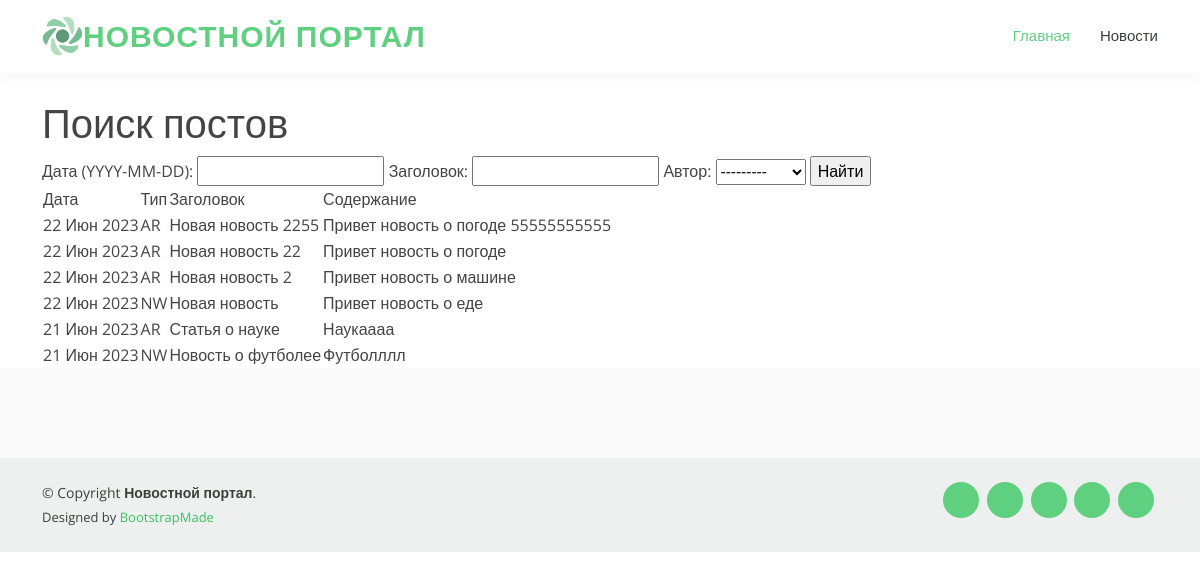
The app's page /news/search/ with its own data.
### news/models.py (models this page shows, shortened)
class Post (models.Model):
    author = models.ForeignKey(Author, on_delete = models.CASCADE)
    article = 'AR'
    new = 'NW'
    POSTS = [
        (article, 'Статья'),
        (new, 'Новость'),
    ]
    post = models.CharField(max_length = 2, choices = POSTS, default = new)
    datatime = models.DateTimeField(auto_now_add = True)
    data = models.DateField (auto_now_add = True)
    category = models.ManyToManyField(Category, through = 'PostCategory')
    title = models.CharField(max_length = 150, default = '')
    text = models.TextField(default = '')
    ratingPost = models.IntegerField(default = 0)

### news/views.py (the view)
# urls.py: path('search/', Search.as_view()),
class Search (ListView):
    model = Post
    template_name = 'search.html'
    context_object_name = 'search'
    queryset = Post.objects.order_by('-id')
    def get_context_data(self, **kwargs):
        context = super().get_context_data(**kwargs)
        context['filter'] = PostFilter(self.request.GET, queryset=self.get_queryset())
        return context

### news/models.py (called while the page is built)
    def __str__(self):
        return f'{self.userAuthor}'

### news/templatetags/custom_filters.py (called while the page is built)
@register.filter(name='censor')
def censor(text):
    if isinstance(text, str):
        stop_word = ['бля','Бля','БЛЯ']
        text_word = text.split()
        text_censor = []
        for word in text_word:
            if word not in stop_word:
                text_censor.append(word)
        return ' '.join(text_censor)
    else:
        raise ValueError(f'{type(text)} не является строкой')

### templates/search.html (shortened to what this page needs)
{% extends 'flatpages/default.html' %}
{% load custom_filters %}
{% block content %}
<h1>Поиск постов </h1>
<form method="GET">
    {{ filter.form }}
    <input type="submit" value="Найти">
</form>
    {% if search %}
        <table>
            <tr>
                <td>
                    Дата
                </td>
                <td>
                    Тип
                </td>
                <td>
                    Заголовок
                </td>
                <td>
                    Содержание
                </td>
            </tr>
            {% for new in filter.qs %}
            <tr>
                <td>
                    {{ new.datatime | date:'d M Y' }}
                </td>
                <td>
                    {{ new.post}}
                </td>
                <td>
                    {{ new.title | truncatechars:25 | censor}}
                </td>
                <td>
                    {{ new.text | truncatechars:50 | censor}}
                </td>
            </tr>
            {% endfor %}
        </table>
    {% endif %}
{% endblock content %}

### templates/flatpages/default.html (shortened to what this page needs)
{% load static %}
<!DOCTYPE html>
<html lang="en">
<head>
  <link href="{% static 'assets/vendor/bootstrap/css/bootstrap.min.css' %}" rel="stylesheet" >
  <link href="{% static 'assets/vendor/boxicons/css/boxicons.min.css' %}" rel="stylesheet">
  <link href="{% static 'assets/css/style.css' %}" rel="stylesheet">
</head>
<body style="margin-top: 100px;">
  <header id="header" class="fixed-top">
    <div class="container d-flex align-items-center">
      <a href="/about/" class="logo"><img src="{% static 'assets/img/logo.png' %}" alt="" class="img-fluid" ></a>
      <h1 class="logo me-auto"><a href="/about/">Новостной портал</a></h1>
      <nav id="navbar" class="navbar order-last order-lg-0 ">
        <ul>
          <li><a class="active" href="">Главная</a></li>
          <li><a href="/news/">Новости</a></li>
        </ul>
    </div>
  </header>
  <section id="about" class="about">
    <div class="container" data-aos="fade-up">
        <div >
          {% block content %}{% endblock content %}
        </div>
      </div>
  </section>
  <footer id="footer">
    <div class="footer-top">
    </div>
    <div class="container d-md-flex py-4">
      <div class="me-md-auto text-center text-md-start">
        <div class="copyright">
          &copy; Copyright <strong><span>Новостной портал</span></strong>.
        </div>
        <div class="credits">
          Designed by <a href="https://bootstrapmade.com/">BootstrapMade</a>
        </div>
      </div>
      <div class="social-links text-center text-md-right pt-3 pt-md-0">
        <a href="#" class="twitter"><i class="bx bxl-twitter"></i></a>
        <a href="#" class="facebook"><i class="bx bxl-facebook"></i></a>
        <a href="#" class="instagram"><i class="bx bxl-instagram"></i></a>
        <a href="#" class="google-plus"><i class="bx bxl-skype"></i></a>
        <a href="#" class="linkedin"><i class="bx bxl-linkedin"></i></a>
      </div>
    </div>
  </footer>
</body>
</html>

### static/assets/css/style.css (style rules this page uses)
body { font-family: "Open Sans", sans-serif; color: #444444; }
a { color: #5fcf80; text-decoration: none; }
h1, h2, h3, h4, h5, h6 { font-family: "Raleway", sans-serif; }
#header { background: #fff; transition: all 0.5s; z-index: 997; padding: 15px 0; box-shadow: 0px 0 18px rgba(55, 66, 59, 0.08); }
#header .logo { font-size: 30px; margin: 0; padding: 0; line-height: 1; font-weight: 600; letter-spacing: 1px; text-transform: uppercase; font-family: "Open Sans", sans-serif; }
#header .logo a { color: #5fcf80; }
#header .logo img { max-height: 40px; }
.navbar { padding: 0; }
.navbar ul { margin: 0; padding: 0; display: flex; list-style: none; align-items: center; }
.navbar li { position: relative; }
.navbar a, .navbar a:focus { display: flex; align-items: center; justify-content: space-between; padding: 10px 0 10px 30px; font-family: "Poppins", sans-serif; font-size: 15px; font-weight: 500; color: #37423b; white-space: nowrap; transition: 0.3s; }
.navbar a:hover, .navbar .active, .navbar .active:focus, .navbar li:hover>a { color: #5fcf80; }
#footer { color: #37423b; font-size: 14px; background: #eef0ef; }
#footer .footer-top { padding: 60px 0 30px 0; background: #f9faf9; }
#footer .credits { padding-top: 5px; font-size: 13px; }
#footer .credits a { color: #3ac162; transition: 0.3s; }
#footer .social-links a { font-size: 18px; display: inline-block; background: #5fcf80; color: #fff; line-height: 1; padding: 8px 0; margin-right: 4px; border-radius: 50%; text-align: center; width: 36px; height: 36px; transition: 0.3s; }

### records on screen
Post: datatime "22 Июн 2023", post "AR", title|censor "Новая новость 2255", text|censor "Привет новость о погоде 55555555555"
Post: datatime "22 Июн 2023", post "AR", title|censor "Новая новость 22", text|censor "Привет новость о погоде"
Post: datatime "22 Июн 2023", post "AR", title|censor "Новая новость 2", text|censor "Привет новость о машине"
Post: datatime "22 Июн 2023", post "NW", title|censor "Новая новость", text|censor "Привет новость о еде"
Post: datatime "21 Июн 2023", post "AR", title|censor "Статья о науке", text|censor "Наукаааа"
Post: datatime "21 Июн 2023", post "NW", title|censor "Новость о футболее", text|censor "Футболллл"
